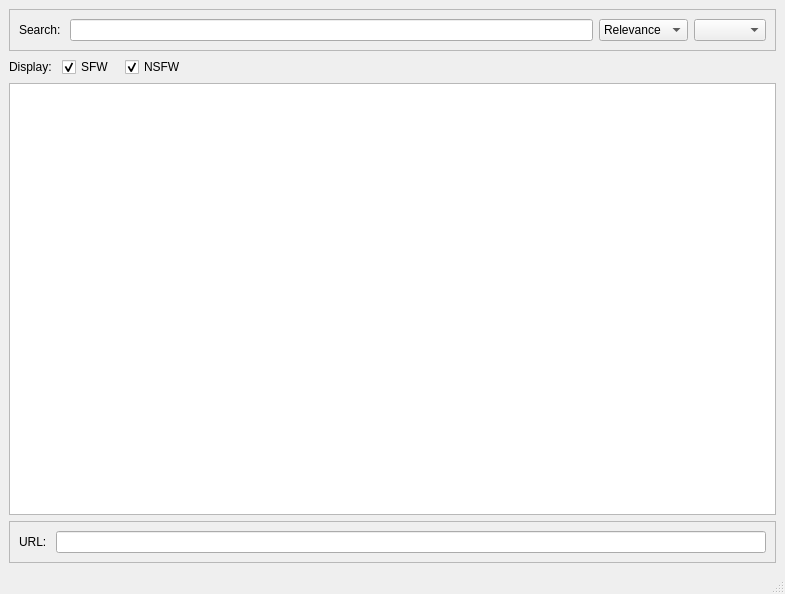
<?xml version="1.0" encoding="UTF-8"?>
<ui version="4.0">
 <class>MainWindow</class>
 <widget class="QMainWindow" name="MainWindow">
  <property name="geometry">
   <rect>
    <x>0</x>
    <y>0</y>
    <width>785</width>
    <height>594</height>
   </rect>
  </property>
  <property name="windowTitle">
   <string>QVideoob</string>
  </property>
  <widget class="QWidget" name="centralwidget">
   <layout class="QVBoxLayout" name="verticalLayout">
    <item>
     <widget class="QFrame" name="frame_2">
      <property name="frameShape">
       <enum>QFrame::StyledPanel</enum>
      </property>
      <property name="frameShadow">
       <enum>QFrame::Raised</enum>
      </property>
      <layout class="QHBoxLayout" name="horizontalLayout_2">
       <item>
        <widget class="QLabel" name="label">
         <property name="text">
          <string>Search: </string>
         </property>
        </widget>
       </item>
       <item>
        <widget class="QLineEdit" name="searchEdit"/>
       </item>
       <item>
        <widget class="QComboBox" name="sortbyEdit">
         <property name="sizePolicy">
          <sizepolicy hsizetype="Preferred" vsizetype="Fixed">
           <horstretch>0</horstretch>
           <verstretch>0</verstretch>
          </sizepolicy>
         </property>
         <item>
          <property name="text">
           <string>Relevance</string>
          </property>
         </item>
         <item>
          <property name="text">
           <string>Rating</string>
          </property>
         </item>
         <item>
          <property name="text">
           <string>Duration</string>
          </property>
         </item>
         <item>
          <property name="text">
           <string>Date</string>
          </property>
         </item>
        </widget>
       </item>
       <item>
        <widget class="QComboBox" name="backendEdit"/>
       </item>
      </layout>
     </widget>
    </item>
    <item>
     <layout class="QHBoxLayout" name="horizontalLayout_3">
      <property name="spacing">
       <number>10</number>
      </property>
      <property name="topMargin">
       <number>0</number>
      </property>
      <item>
       <widget class="QLabel" name="label_3">
        <property name="sizePolicy">
         <sizepolicy hsizetype="Maximum" vsizetype="Preferred">
          <horstretch>0</horstretch>
          <verstretch>0</verstretch>
         </sizepolicy>
        </property>
        <property name="text">
         <string>Display:</string>
        </property>
       </widget>
      </item>
      <item>
       <widget class="QCheckBox" name="sfwCheckBox">
        <property name="text">
         <string>SFW</string>
        </property>
        <property name="checked">
         <bool>true</bool>
        </property>
       </widget>
      </item>
      <item>
       <widget class="QCheckBox" name="nsfwCheckBox">
        <property name="text">
         <string>NSFW</string>
        </property>
        <property name="checked">
         <bool>true</bool>
        </property>
       </widget>
      </item>
      <item>
       <spacer name="horizontalSpacer">
        <property name="orientation">
         <enum>Qt::Horizontal</enum>
        </property>
        <property name="sizeHint" stdset="0">
         <size>
          <width>40</width>
          <height>20</height>
         </size>
        </property>
       </spacer>
      </item>
     </layout>
    </item>
    <item>
     <widget class="QScrollArea" name="scrollArea">
      <property name="styleSheet">
       <string notr="true"/>
      </property>
      <property name="widgetResizable">
       <bool>true</bool>
      </property>
      <widget class="QWidget" name="scrollAreaContent">
       <property name="geometry">
        <rect>
         <x>0</x>
         <y>0</y>
         <width>763</width>
         <height>391</height>
        </rect>
       </property>
       <property name="styleSheet">
        <string notr="true">QWidget#scrollAreaContent {
	background-color: rgb(255, 255, 255);
}</string>
       </property>
       <layout class="QVBoxLayout" name="verticalLayout_2"/>
      </widget>
     </widget>
    </item>
    <item>
     <widget class="QFrame" name="frame_3">
      <property name="frameShape">
       <enum>QFrame::StyledPanel</enum>
      </property>
      <property name="frameShadow">
       <enum>QFrame::Raised</enum>
      </property>
      <layout class="QHBoxLayout" name="horizontalLayout">
       <item>
        <widget class="QLabel" name="label_2">
         <property name="text">
          <string>URL: </string>
         </property>
        </widget>
       </item>
       <item>
        <widget class="QLineEdit" name="urlEdit"/>
       </item>
      </layout>
     </widget>
    </item>
   </layout>
  </widget>
  <widget class="QMenuBar" name="menubar">
   <property name="geometry">
    <rect>
     <x>0</x>
     <y>0</y>
     <width>785</width>
     <height>25</height>
    </rect>
   </property>
  </widget>
  <widget class="QStatusBar" name="statusbar"/>
 </widget>
 <resources/>
 <connections/>
</ui>
